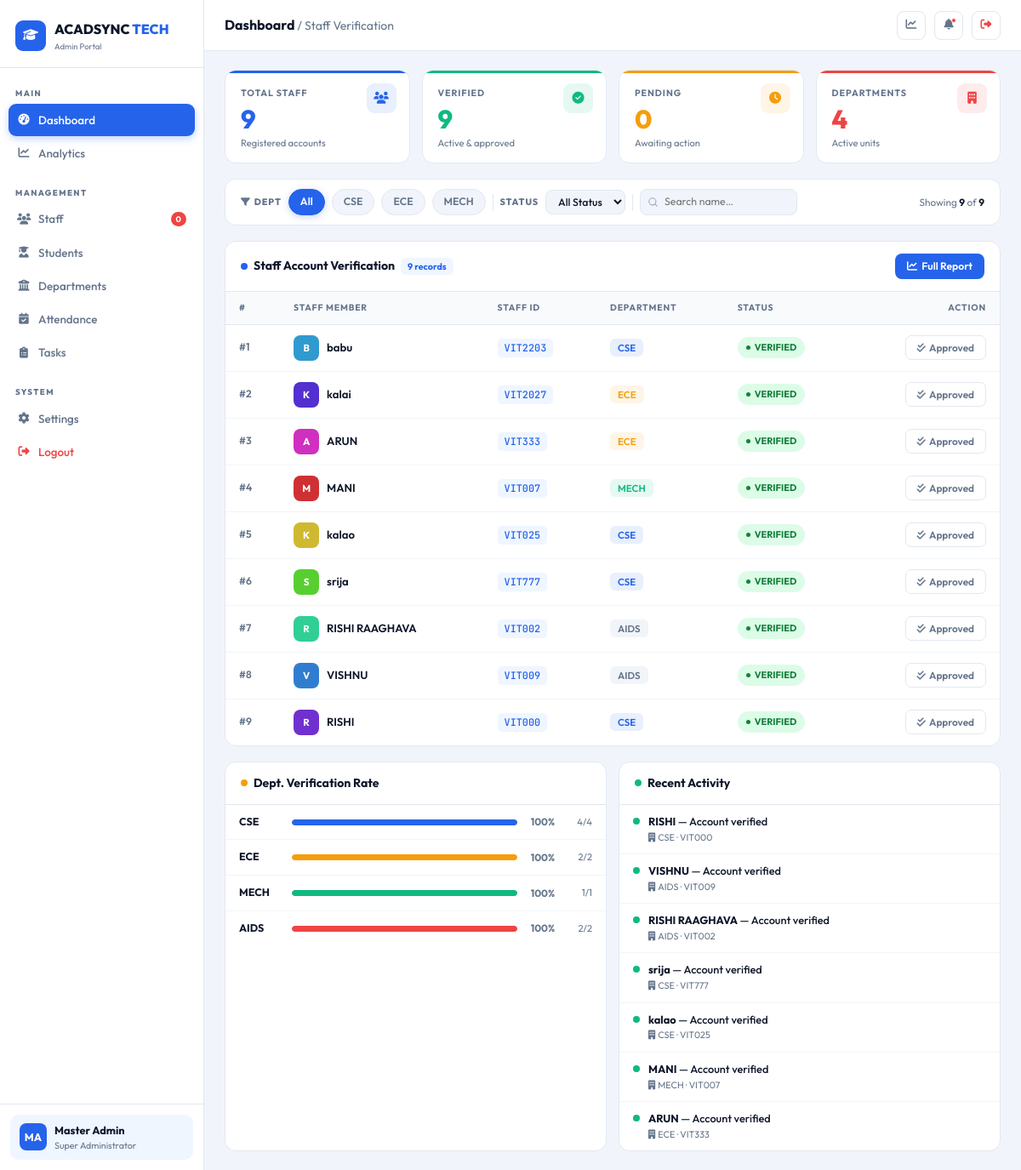
Screenshot of /admin/dashboard (signed in) with the database file from the repository.
### tables this page shows
CREATE TABLE staff (
            id INTEGER PRIMARY KEY AUTOINCREMENT,
            name TEXT NOT NULL,
            staff_id TEXT UNIQUE NOT NULL, 
            department TEXT NOT NULL,
            password TEXT NOT NULL,
            status TEXT DEFAULT 'Pending'
        );

### app.py (the view)
@app.route('/admin/dashboard')
def admin_dashboard():
    if session.get('role') != 'admin':
        return redirect(url_for('admin_login'))
    conn = get_db_connection()
    staff = conn.execute("SELECT * FROM staff").fetchall()
    conn.close()
    return render_template('admin_dashboard.html', staff=staff)

### app.py (called while the page is built)
def get_db_connection():
    conn = sqlite3.connect('attendance.db')
    conn.row_factory = sqlite3.Row
    return conn

### templates/admin_dashboard.html (shortened to what this page needs)
<!DOCTYPE html>
<html lang="en">
<head>
    <link href="https://cdn.jsdelivr.net/npm/bootstrap@5.3.0/dist/css/bootstrap.min.css" rel="stylesheet">
    <link rel="stylesheet" href="https://cdnjs.cloudflare.com/ajax/libs/font-awesome/6.4.0/css/all.min.css">
</head>
<body>
<aside class="sidebar">
    <a class="sb-brand" href="/admin/dashboard">
        <div class="sb-icon"><i class="fa-solid fa-graduation-cap"></i></div>
        <div>
            <div class="sb-name">ACADSYNC <span>TECH</span></div>
            <div class="sb-sub">Admin Portal</div>
        </div>
    </a>
    <nav class="sb-nav">
        <div class="sb-section">Main</div>
        <a href="/admin/dashboard" class="sb-item active">
            <i class="fa-solid fa-gauge-high"></i> Dashboard
        </a>
        <a href="/admin/global_report" class="sb-item">
            <i class="fa-solid fa-chart-line"></i> Analytics
        </a>
        <div class="sb-section" style="margin-top:10px;">Management</div>
        <a href="#" class="sb-item">
            <i class="fa-solid fa-users"></i> Staff
            <span class="sb-badge" id="sbBadge">0</span>
        </a>
        <a href="#" class="sb-item">
            <i class="fa-solid fa-user-graduate"></i> Students
        </a>
        <a href="#" class="sb-item">
            <i class="fa-solid fa-building-columns"></i> Departments
        </a>
        <a href="#" class="sb-item">
            <i class="fa-solid fa-calendar-check"></i> Attendance
        </a>
        <a href="#" class="sb-item">
            <i class="fa-solid fa-clipboard-list"></i> Tasks
        </a>
        <div class="sb-section" style="margin-top:10px;">System</div>
        <a href="#" class="sb-item">
            <i class="fa-solid fa-gear"></i> Settings
        </a>
        <a href="/logout" class="sb-item" style="color:var(--red) !important;">
            <i class="fa-solid fa-right-from-bracket"></i> Logout
        </a>
    </nav>
    <div class="sb-footer">
        <div class="sb-user">
            <div class="sb-avatar">MA</div>
            <div>
                <div class="sb-uname">Master Admin</div>
                <div class="sb-urole">Super Administrator</div>
            </div>
        </div>
    </div>
</aside>
<div class="main-wrap">
    <div class="topbar">
        <div class="topbar-title">Dashboard <span>/ Staff Verification</span></div>
        <a href="/admin/global_report" class="tb-btn" title="Analytics"><i class="fa-solid fa-chart-line"></i></a>
        <div class="tb-btn tb-notif" title="Notifications"><i class="fa-solid fa-bell"></i></div>
        <a href="/logout" class="tb-btn" title="Logout" style="color:var(--red);"><i class="fa-solid fa-right-from-bracket"></i></a>
    </div>
    <div class="content">
        <div class="kpi-grid">
            <div class="kpi-card kb fu d1">
                <div class="kpi-ico"><i class="fa-solid fa-users"></i></div>
                <div class="kpi-lbl">Total Staff</div>
                <div class="kpi-num" id="kTotal">0</div>
                <div class="kpi-sub">Registered accounts</div>
            </div>
            <div class="kpi-card kg fu d2">
                <div class="kpi-ico"><i class="fa-solid fa-circle-check"></i></div>
                <div class="kpi-lbl">Verified</div>
                <div class="kpi-num" id="kVerified">0</div>
                <div class="kpi-sub">Active &amp; approved</div>
            </div>
            <div class="kpi-card ka fu d3">
                <div class="kpi-ico"><i class="fa-solid fa-clock"></i></div>
                <div class="kpi-lbl">Pending</div>
                <div class="kpi-num" id="kPending">0</div>
                <div class="kpi-sub">Awaiting action</div>
            </div>
            <div class="kpi-card kr fu d4">
                <div class="kpi-ico"><i class="fa-solid fa-building"></i></div>
                <div class="kpi-lbl">Departments</div>
                <div class="kpi-num" id="kDepts">0</div>
                <div class="kpi-sub">Active units</div>
            </div>
        </div>
        <div class="filter-bar fu d5">
            <span class="fl-label"><i class="fa-solid fa-filter" style="margin-right:4px;"></i>Dept</span>
            <button class="fl-chip on" data-group="dept" data-val="All"  onclick="handleChip(this)">All</button>
            <button class="fl-chip"    data-group="dept" data-val="CSE"  onclick="handleChip(this)">CSE</button>
            <button class="fl-chip"    data-group="dept" data-val="ECE"  onclick="handleChip(this)">ECE</button>
            <button class="fl-chip"    data-group="dept" data-val="MECH" onclick="handleChip(this)">MECH</button>
            <span class="fl-label">Status</span>
            <select class="fl-select" id="statusSel" onchange="applyFilters()">
                <option value="All">All Status</option>
            </select>
            <input class="fl-search" id="searchBox" type="text" placeholder="Search name…" oninput="applyFilters()">
            <div class="fl-count">Showing <strong id="showCount">0</strong> of <strong id="totalCount">0</strong></div>
        </div>
        <div class="panel fu d6">
            <div class="panel-hd">
                <div class="panel-title">
                    <span class="ptdot" style="background:var(--accent)"></span>
                    Staff Account Verification
                    <span class="pcount" id="tableCount">0 records</span>
                </div>
                <a href="/admin/global_report" class="btn-rpt">
                    <i class="fa-solid fa-chart-line"></i> Full Report
                </a>
            </div>
            <div style="overflow-x:auto;">
                <table class="tbl">
                    <thead>
                        <tr>
                            <th>#</th>
                            <th>Staff Member</th>
                            <th>Staff ID</th>
                            <th>Department</th>
                            <th>Status</th>
                            <th style="text-align:right;">Action</th>
                        </tr>
                    </thead>
                    <tbody id="staffBody">
                        {% for s in staff %}
                        <tr data-dept="{{ s.department }}"
                            data-status="{{ s.status }}"
                            data-name="{{ s.name | lower }}">
                            <td style="color:var(--muted);font-size:.76rem;font-weight:600;">#{{ s.id }}</td>
                            <td>
                                <div class="staff-cell">
                                    <div class="s-av" style="background:hsl({{ loop.index0 * 53 + 200 }},62%,50%);">
                                        {{ s.name[0] | upper }}
                                    </div>
                                    <span class="s-name">{{ s.name }}</span>
                                </div>
                            </td>
                            <td><span class="id-code">{{ s.staff_id }}</span></td>
                            <td>
                                <span class="dept-pill
                                    {% if s.department == 'CSE' %}dp-cse
                                    {% elif s.department == 'ECE' %}dp-ece
                                    {% elif s.department == 'MECH' %}dp-mech
                                    {% else %}dp-other{% endif %}">
                                    {{ s.department }}
                                </span>
                            </td>
                            <td>
                                {% if s.status == 'Verified' %}
                                <span class="status-pill sp-verified"><span class="sp-dot"></span> Verified</span>
                                {% else %}
                                <span class="status-pill sp-pending"><span class="sp-dot"></span> Pending</span>
                                {% endif %}
                            </td>
                            <td style="text-align:right;">
                                {% if s.status != 'Verified' %}
                                <a href="/admin/verify/{{ s.id }}" class="btn-verify">
                                    <i class="fa-solid fa-check"></i> Verify
                                </a>
                                {% else %}
                                <button class="btn-done" disabled>
                                    <i class="fa-solid fa-check-double"></i> Approved
                                </button>
                                {% endif %}
                            </td>
                        </tr>
                        {% endfor %}
                    </tbody>
                </table>
            </div>
        </div>
        <div class="bot-grid">
            <div class="panel fu" style="animation-delay:.35s;">
                <div class="panel-hd">
                    <div class="panel-title">
                        <span class="ptdot" style="background:var(--amber)"></span>
                        Dept. Verification Rate
                    </div>
                </div>
                <div id="deptBreakdown"></div>
            </div>
            <div class="panel fu" style="animation-delay:.4s;">
                <div class="panel-hd">
                    <div class="panel-title">
                        <span class="ptdot" style="background:var(--green)"></span>
                        Recent Activity
                    </div>
                </div>
                <div id="activityFeed"></div>
            </div>
        </div>
    </div>
</div>
</body>
</html>

### rows the page displays
staff: id "1", name "B", name "babu", staff_id "VIT2203", department "CSE", status "Verified" (drawn)
staff: id "2", name "K", name "kalai", staff_id "VIT2027", department "ECE", status "Verified" (drawn)
staff: id "3", name "A", name "ARUN", staff_id "VIT333", department "ECE", status "Verified" (drawn)
staff: id "4", name "M", name "MANI", staff_id "VIT007", department "MECH", status "Verified" (drawn)
staff: id "5", name "K", name "kalao", staff_id "VIT025", department "CSE", status "Verified" (drawn)
staff: id "6", name "S", name "srija", staff_id "VIT777", department "CSE", status "Verified" (drawn)
staff: id "7", name "R", name "RISHI RAAGHAVA", staff_id "VIT002", department "AIDS", status "Verified" (drawn)
staff: id "8", name "V", name "VISHNU", staff_id "VIT009", department "AIDS", status "Verified" (drawn)
staff: id "9", name "R", name "RISHI", staff_id "VIT000", department "CSE", status "Verified" (drawn)
